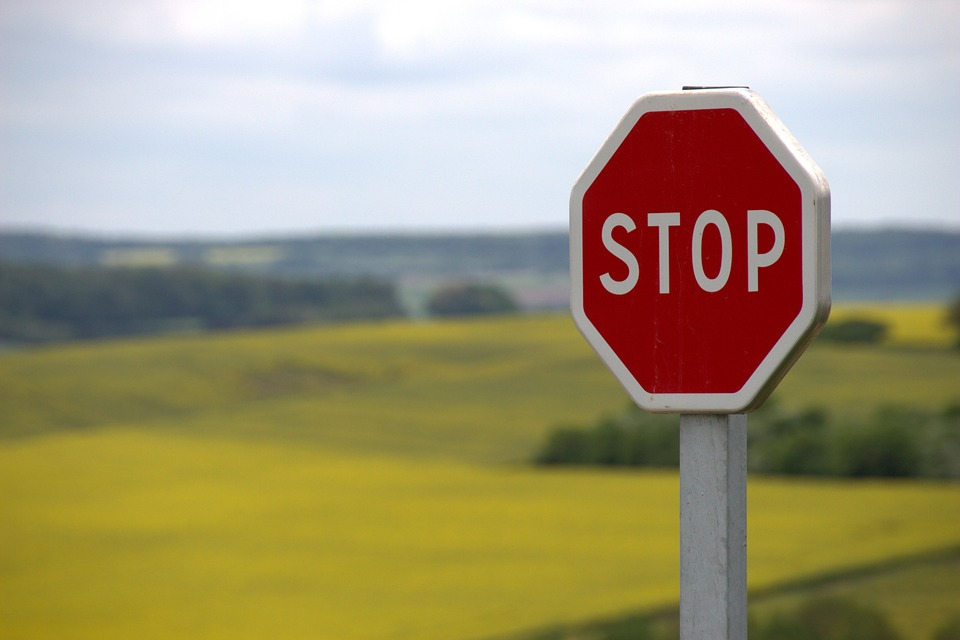
#> input picture simple-object-detection/traffic-sign.jpg, 960 x 640 px
$ python app.py
#> lines starting #> are read from the running program, lines starting #| are printed output that depends on the picture; after the words box and inside, x2 and y2 are one past the last pixel; in counts of white or black regions, pixels touching at a corner belong together
#> further down, img is the input picture: shape (640, 960, 3); mean B, G, R 118.9, 151.2, 161
#> slider 'slider' is set to 85
import cv2

# CONSTANT
# batas
threshold = 0
# nama window
windowName = 'image'

# ketika slider diubah
def on_change(val):

#> called with val = 85
    imageCopy = img.copy()

    threshold = val
    cv2.putText(imageCopy, str(threshold), (0, imageCopy.shape[0] - 10), cv2.FONT_HERSHEY_SIMPLEX, 1.0, (0, 0, 0), 4)
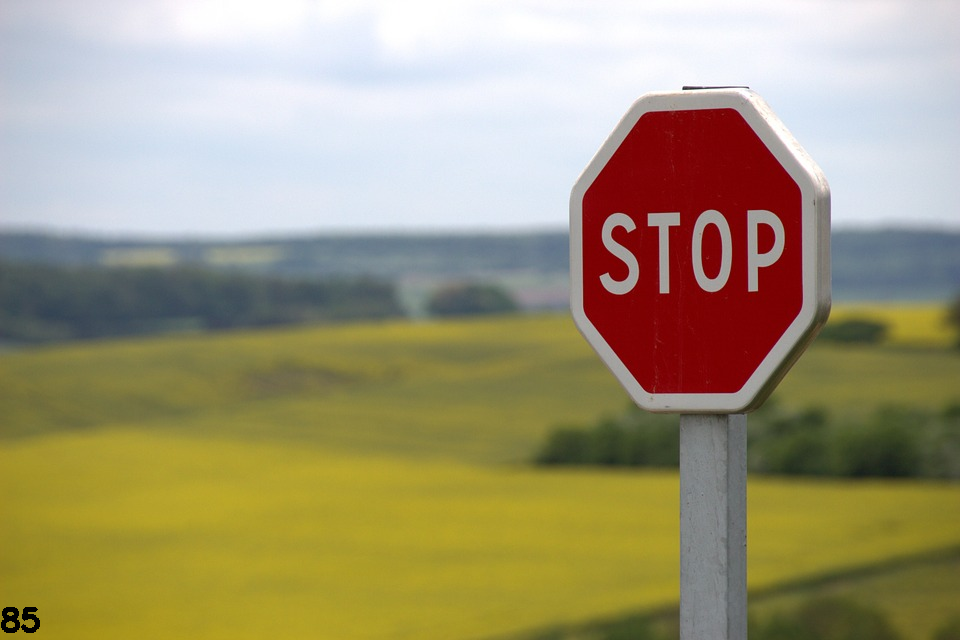
#> imageCopy: shape (640, 960, 3); 0.1% of pixels changed, all inside (x1, y1, x2, y2) = (1, 607, 40, 633)
    gray = cv2.cvtColor(imageCopy, cv2.COLOR_BGR2GRAY)
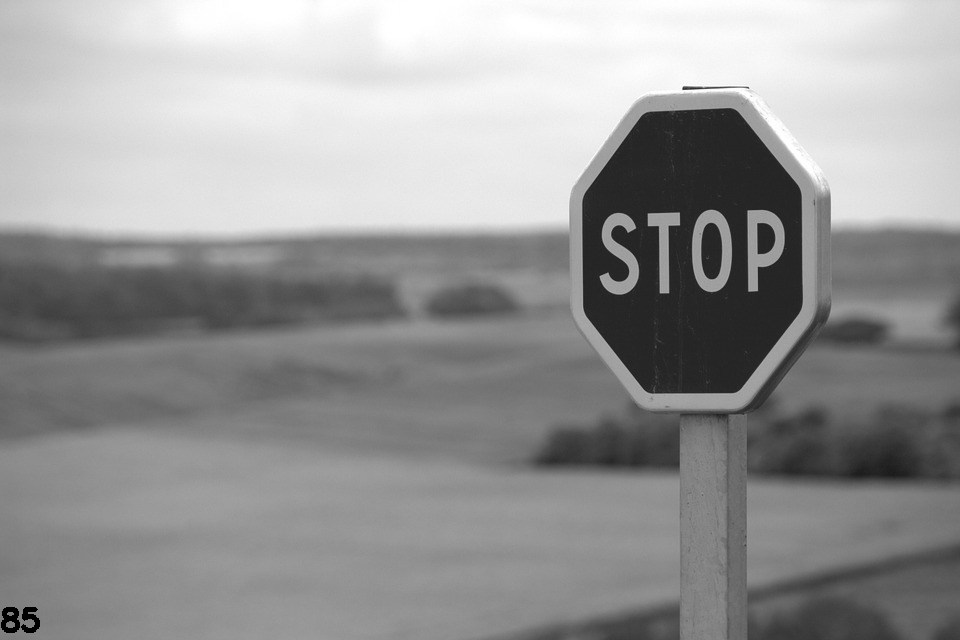
#> gray: shape (640, 960); min 0, max 255, mean 150.3
    blurred = cv2.GaussianBlur(gray, (7, 7), 0)
    (T, thresh) = cv2.threshold(blurred, threshold, 255, cv2.THRESH_BINARY_INV)
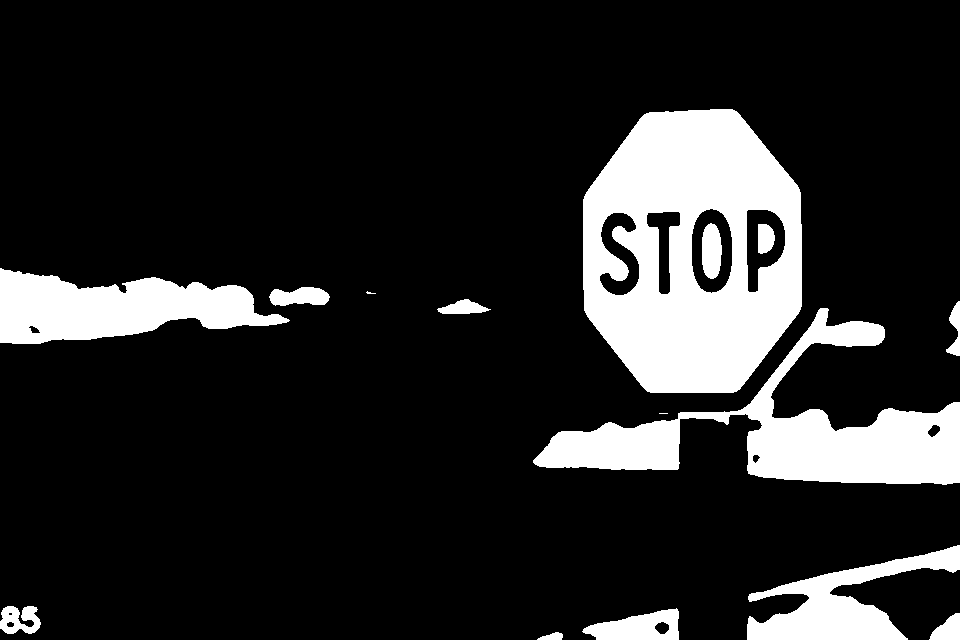
#> thresh: shape (640, 960); 15.4% white; 15 white regions (2 under 20 px)
#> T = 85

    contours, hierarchy = cv2.findContours(thresh, cv2.RETR_EXTERNAL, cv2.CHAIN_APPROX_NONE)
#> contours = 13 contours, 2 with area under 20; largest, box (x1, y1, x2, y2) and area: (583, 109, 802, 393) 50714, (533, 308, 960, 485) 22564, (0, 268, 290, 344) 13022, (747, 545, 960, 640) 7688, (582, 608, 679, 640) 1993
    for cnt in contours :
        area = cv2.contourArea(cnt)
        if area > 2000:
            cv2.drawContours(imageCopy, cnt, -1, (0, 255, 0), 3)
#> this loop made 13 passes
#> area on passes 1, 2, 3, 4, 5, 7, 8, 9, 11, 12, 13: 109, 495.5, 1993, 751.5, 7688, 22564.5, 326.5, 432.5, 802, 13022.5, 50714.5
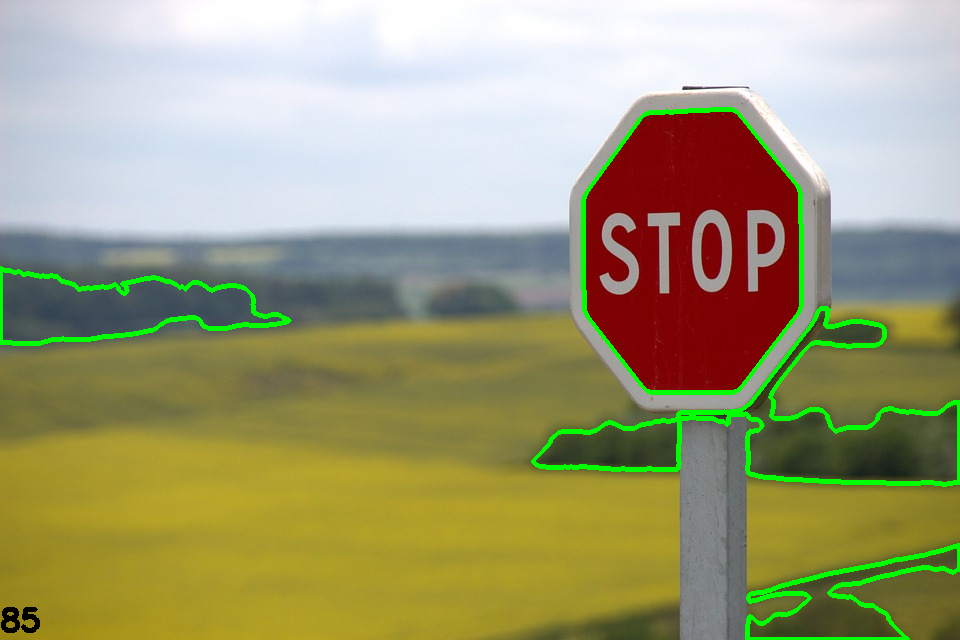
#> imageCopy: shape (640, 960, 3); 2.79% of pixels changed, all inside (x1, y1, x2, y2) = (0, 107, 960, 640)

    cv2.imshow(windowName, imageCopy)


# load gambar
img = cv2.imread('traffic-sign.jpg')


# tampilkan gambar pertama
cv2.imshow(windowName, img)
# buat trackbar
cv2.createTrackbar('slider', windowName, 0, 255, on_change)


cv2.waitKey(0)
cv2.destroyAllWindows()
